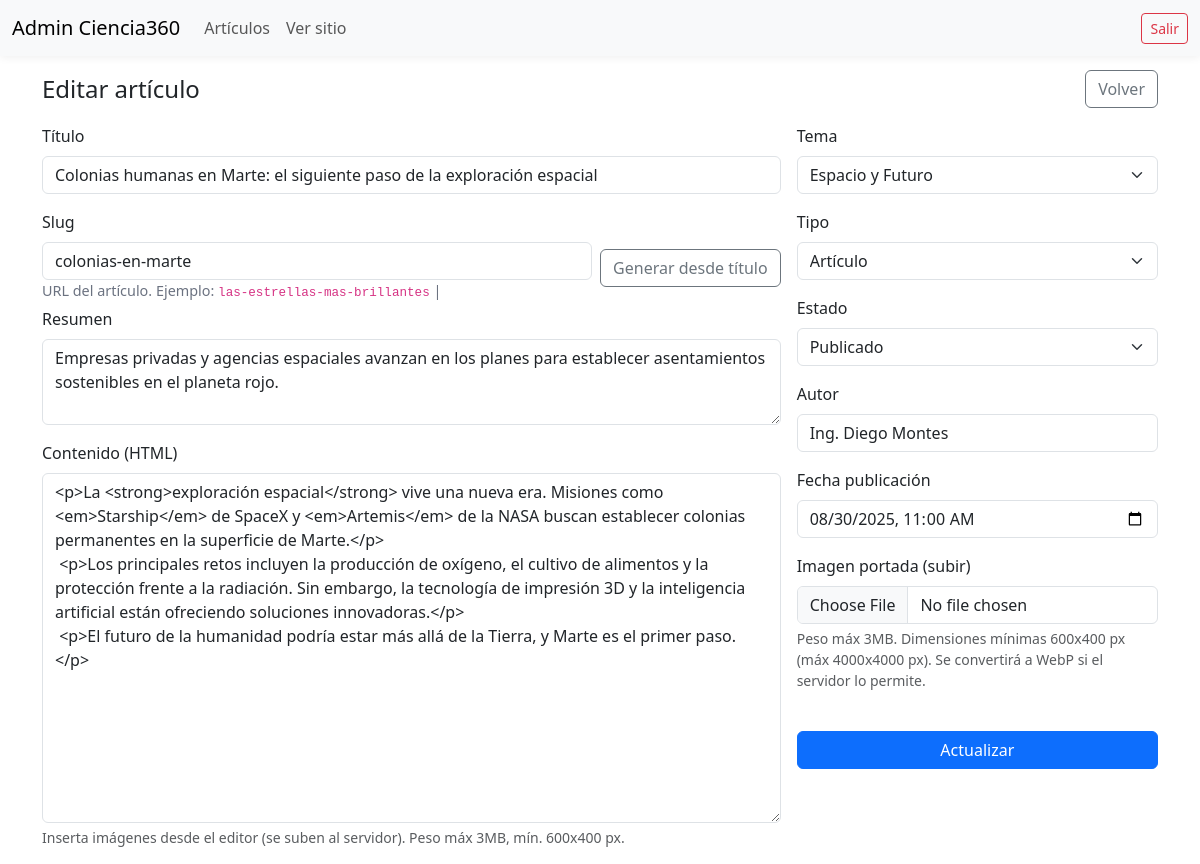
/admin/articulo-form.php?id=4 (signed in), run on the app's committed database.
### tables this page shows
CREATE TABLE IF NOT EXISTS articulos (
  id INT AUTO_INCREMENT PRIMARY KEY,
  slug VARCHAR(200) UNIQUE NOT NULL,
  titulo VARCHAR(255) NOT NULL,
  resumen TEXT NULL,
  contenido LONGTEXT NULL,
  imagen VARCHAR(255) NULL,
  tema ENUM('ciencia-tecnologia','medio-ambiente','salud-biologia','espacio-futuro') NOT NULL,
  autor VARCHAR(120) NULL,
  fecha_publicacion DATETIME NOT NULL DEFAULT CURRENT_TIMESTAMP,
  visitas INT NOT NULL DEFAULT 0,
  INDEX idx_tema (tema),
  INDEX idx_fecha (fecha_publicacion),
  INDEX idx_visitas (visitas)
);

### public/admin/articulo-form.php (the view, shortened to what this page needs)
<?php
$pdo = Database::pdo();
$id = isset($_GET['id']) ? (int) $_GET['id'] : 0;
$item = null;
if ($id) {
  $st = $pdo->prepare("SELECT * FROM articulos WHERE id = ?");
  $st->execute([$id]);
  $item = $st->fetch();
}
include __DIR__ . '/_layout_header.php';
?>
<div class="d-flex justify-content-between align-items-center mb-3">
  <h1 class="h4 mb-0"><?= $id ? 'Editar' : 'Nuevo' ?> artículo</h1>
  <a href="articulos.php" class="btn btn-outline-secondary">Volver</a>
</div>
<form method="post" enctype="multipart/form-data" class="row g-3">
  <div class="col-md-8">
    <div class="mb-3">
      <label class="form-label">Título</label>
      <input type="text" name="titulo" class="form-control" required value="<?= htmlspecialchars($item['titulo'] ?? '') ?>">
    </div>
    <div class="mb-1 d-flex align-items-center gap-2">
      <div class="flex-grow-1">
        <label class="form-label">Slug</label>
        <input type="text" name="slug" class="form-control" placeholder="si lo dejas vacío, se genera automáticamente" value="<?= htmlspecialchars($item['slug'] ?? '') ?>">
        <div class="help-text">URL del artículo. Ejemplo: <code>las-estrellas-mas-brillantes</code> | <span id="slug-status" class="slug-status"></span></div>
      </div>
      <div class="mt-4">
        <button id="btn-genera-slug" class="btn btn-outline-secondary" title="Generar desde título">Generar desde título</button>
      </div>
    </div>
    <div class="mb-3">
      <label class="form-label">Resumen</label>
      <textarea name="resumen" class="form-control" rows="3"><?= htmlspecialchars($item['resumen'] ?? '') ?></textarea>
    </div>
    <div class="mb-3">
      <label class="form-label">Contenido (HTML)</label>
      <textarea id="contenido" name="contenido" class="form-control" rows="14"><?= htmlspecialchars($item['contenido'] ?? '') ?></textarea>
      <div class="form-text">Inserta imágenes desde el editor (se suben al servidor). Peso máx 3MB, mín. 600x400 px.</div>
    </div>
  </div>
  <div class="col-md-4">
    <div class="mb-3">
      <label class="form-label">Tema</label>
      <select name="tema" class="form-select">
        <?php $temaSel = $item['tema'] ?? 'ciencia-tecnologia'; ?>
        <option value="espacio-futuro" <?= $temaSel === 'espacio-futuro' ? 'selected' : ''; ?>>Espacio y Futuro</option>
      </select>
    </div>
    <div class="mb-3">
      <label class="form-label">Tipo</label>
      <?php $tipoSel = $item['tipo'] ?? 'articulo'; ?>
      <select name="tipo" class="form-select">
        <option value="articulo" <?= $tipoSel === 'articulo' ? 'selected' : ''; ?>>Artículo</option>
      </select>
    </div>
    <div class="mb-3">
      <label class="form-label">Estado</label>
      <?php $estadoSel = $item['estado'] ?? 'publicado'; ?>
      <select name="estado" class="form-select">
        <option value="publicado" <?= $estadoSel === 'publicado' ? 'selected' : ''; ?>>Publicado</option>
      </select>
    </div>
    <div class="mb-3">
      <label class="form-label">Autor</label>
      <input type="text" name="autor" class="form-control" value="<?= htmlspecialchars($item['autor'] ?? 'Redacción Ciencia360') ?>">
    </div>
    <div class="mb-3">
      <label class="form-label">Fecha publicación</label>
      <input type="datetime-local" name="fecha_publicacion" class="form-control"
        value="<?= htmlspecialchars(isset($item['fecha_publicacion']) ? date('Y-m-d\TH:i', strtotime($item['fecha_publicacion'])) : date('Y-m-d\TH:i')) ?>">
    </div>
    <div class="mb-3">
      <label class="form-label">Imagen portada (subir)</label>
      <input type="file" name="imagen" class="form-control" accept="image/*">
      <div class="form-text">Peso máx 3MB. Dimensiones mínimas 600x400 px (máx 4000x4000 px). Se convertirá a WebP si el servidor lo permite.</div>
    </div>
    <button class="btn btn-primary w-100"><?= $id ? 'Actualizar' : 'Publicar' ?></button>
  </div>
</form>
<?php include __DIR__ . '/_layout_footer.php'; ?>

### public/admin/_layout_header.php (style rules this page uses)
body { padding-top: 70px; }
.help-text { font-size: .9rem; color: #6b7280; }

### data on the page
articulos: titulo "Colonias humanas en Marte: el siguiente paso de la exploración espacial", slug "colonias-en-marte", resumen "Empresas privadas y agencias espaciales avanzan en los planes para establecer asentamientos sostenibles en el planeta rojo.", contenido "<p>La <strong>exploración espacial</strong> vive una nueva era. Misiones como <em>Starship</em> de SpaceX y <em>Artemis</em> de la NASA buscan establecer colonias permanentes en la superficie de Marte.</p> <p>Los principales retos incluyen la producción de oxígeno, el cultivo de alimentos y la protección frente a la radiación. Sin embargo, la tecnología de impresión 3D y la inteligencia artificial están ofreciendo soluciones innovadoras.</p> <p>El futuro de la humanidad podría estar más allá de la Tierra, y Marte es el primer paso.</p>", tema "Espacio y Futuro", tipo "Artículo", estado "Publicado", autor "Ing. Diego Montes", fecha_publicacion "08/30/2025 11:00"
